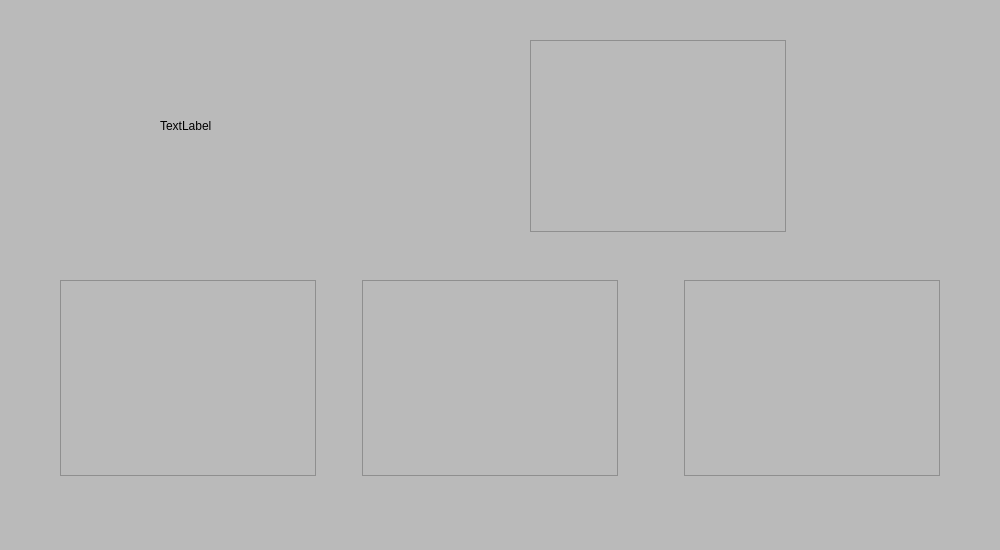
<?xml version="1.0" encoding="UTF-8"?>
<ui version="4.0">
 <class>East11</class>
 <widget class="QWidget" name="East11">
  <property name="geometry">
   <rect>
    <x>0</x>
    <y>0</y>
    <width>1000</width>
    <height>550</height>
   </rect>
  </property>
  <property name="windowTitle">
   <string>Form</string>
  </property>
  <property name="styleSheet">
   <string notr="true">QWidget {
     background-color:rgb(186, 186, 186);
}</string>
  </property>
  <widget class="QTableView" name="tableView">
   <property name="geometry">
    <rect>
     <x>530</x>
     <y>40</y>
     <width>256</width>
     <height>192</height>
    </rect>
   </property>
  </widget>
  <widget class="QWidget" name="layoutWidget">
   <property name="geometry">
    <rect>
     <x>60</x>
     <y>280</y>
     <width>880</width>
     <height>196</height>
    </rect>
   </property>
   <layout class="QHBoxLayout" name="horizontalLayout_2">
    <item>
     <layout class="QHBoxLayout" name="horizontalLayout">
      <item>
       <widget class="QTableView" name="tableView_2"/>
      </item>
      <item>
       <spacer name="horizontalSpacer">
        <property name="orientation">
         <enum>Qt::Horizontal</enum>
        </property>
        <property name="sizeHint" stdset="0">
         <size>
          <width>40</width>
          <height>20</height>
         </size>
        </property>
       </spacer>
      </item>
      <item>
       <widget class="QListView" name="listView"/>
      </item>
     </layout>
    </item>
    <item>
     <spacer name="horizontalSpacer_2">
      <property name="orientation">
       <enum>Qt::Horizontal</enum>
      </property>
      <property name="sizeHint" stdset="0">
       <size>
        <width>40</width>
        <height>20</height>
       </size>
      </property>
     </spacer>
    </item>
    <item>
     <widget class="QTableView" name="tableView_3"/>
    </item>
   </layout>
  </widget>
  <widget class="QLabel" name="img11">
   <property name="geometry">
    <rect>
     <x>160</x>
     <y>60</y>
     <width>161</width>
     <height>131</height>
    </rect>
   </property>
   <property name="text">
    <string>TextLabel</string>
   </property>
  </widget>
 </widget>
 <resources/>
 <connections/>
</ui>
